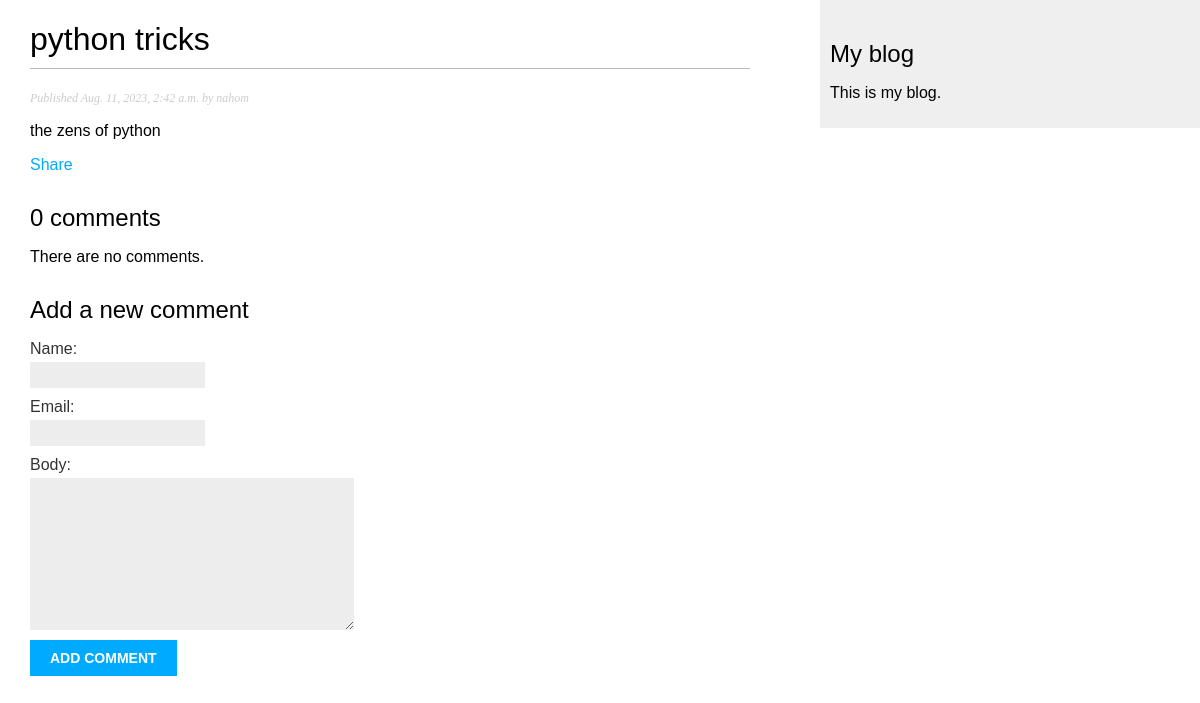
The app's page /blog/2023/8/11/python-tricks/ with its own data.
### blog/models.py (models this page shows, shortened)
class Post(models.Model):
    class Status(models.TextChoices):
        DRAFT='DR', 'Draft'
        PUBLISHED = 'PB', 'Published'
    title = models.CharField(max_length=150)
    author = models.ForeignKey(User, on_delete=models.CASCADE, related_name='blog_posts')
    slug = models.SlugField(max_length=150, unique_for_date='publish')
    body = models.TextField()
    publish = models.DateTimeField(default=timezone.now)
    created = models.DateTimeField(auto_now_add=True)
    updated = models.DateTimeField(auto_now=True)
    status = models.CharField(max_length=2, choices=Status.choices, default=Status.DRAFT)
    tags = TaggableManager()
    objects = models.Manager()
    published = PublishedManager()
    class Meta:
        ordering = ['-publish']
        indexes = [models.Index(fields=['-publish']),]

### blog/views.py (the view)
# urls.py: path('<int:year>/<int:month>/<int:day>/<slug:post>/', views.post_detail, name='post_detail'),
def post_detail(request, year,month, day, post):
    post = get_object_or_404(Post, status=Post.Status.PUBLISHED,
                                                            slug=post,
                                                            publish__year=year,
                                                            publish__month=month,
                                                            publish__day=day)
    comments = post.comments.filter(active=True)
    form = CommentForm()
    return render(request, 'blog/post/detail.html', {'post': post,
                                                    'comments': comments,
                                                    'form': form})

### blog/forms.py
class CommentForm(forms.ModelForm):
    class Meta:
        model = Comment
        fields = ['name', 'email', 'body']

### blog/templates/blog/post/detail.html (shortened to what this page needs)
{% extends 'blog/base.html' %}
{% block content %}
    <h1>{{ post.title }}</h1>
    <p class="date">
    Published {{ post.publish }} by {{ post.author }}
    </p>
    {{ post.body|linebreaks }}
    <p> <a href="{% url 'blog:post_share' post.id %}">Share</a> </p>
    {% with comments.count as total_comments %}
        <h2>
            {{ total_comments }} comment{{ total_comments|pluralize }}
        </h2>
    {% endwith %}
    {% for comment in comments %}
        <div class="comment">
            <p class="info">    Comment {{ forloop.counter }} by {{ comment.name }} {{ comment.created }} </p>
            {{ comment.body|linebreaks }}
        </div>
    {% empty %}
        <p>There are no comments.</p>
    {% endfor %}
    {% include "blog/post/includes/comment_form.html" %}
{% endblock %}

### blog/static/css/blog.css (style rules this page uses)
body { margin:0; padding:0; font-family:helvetica, sans-serif; }
a { color:#00abff; text-decoration:none; }
h1 { font-weight:normal; border-bottom:1px solid #bbb; padding:0 0 10px 0; }
h2 { font-weight:normal; margin:30px 0 0; }
p.date { color:#ccc; font-family: georgia, serif; font-size: 12px; font-style: italic; }
label { float:left; clear:both; color:#333; margin-bottom:4px; }
input, textarea { clear:both; float:left; margin:0 0 10px; background:#ededed; border:0; padding:6px 10px; font-size:12px; }

### records on screen
Post: title "python tricks", publish "Aug. 11, 2023, 2:42 a.m.", author "nahom", body "the zens of python"

### other values on screen
{{ total_comments }} "0"
